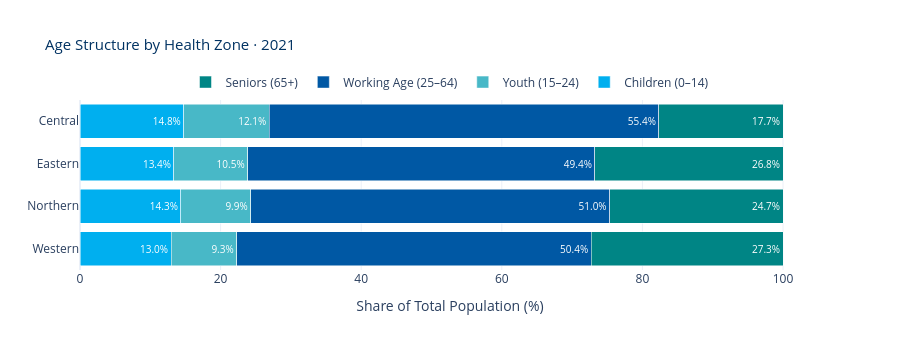

Source (notebook cell):
### Markdown cell above
<div style="border-left: 4px solid #008585; padding: 10px 15px; margin: 10px 0; background-color: rgba(0,88,164,0.05); border-radius: 4px;">

**📊 Age Structure Comparison — The Big Picture**

This chart groups all 21 age bands into just **4 broad categories** and shows each zone's mix as a stacked bar:

| Category | Ages | What it represents |
|---|---|---|
| **Children (0–14)** | 0–14 | Future workforce, school demand |
| **Youth (15–24)** | 15–24 | Education, entry-level employment |
| **Working Age (25–64)** | 25–64 | Tax base, economic productivity |
| **Seniors (65+)** | 65+ | Healthcare demand, pension draw |

**What to look for:**
- Which zone has the **highest seniors share**? That zone faces the greatest healthcare burden.
- Which zone has the **biggest working-age share**? That's the economic engine.
- Are children a **smaller** slice than seniors? If yes, the population is aging — fewer young people entering the workforce than old people leaving it.

Hover over any segment to see the exact percentage.

</div>

### Code cell
# ══════════════════════════════════════════════════════════════════════════════
# INTERACTIVE AGE STRUCTURE — Plotly stacked bars
# ══════════════════════════════════════════════════════════════════════════════

def broad_band(mid):
    if mid < 15:   return 'Children (0–14)'
    elif mid < 25: return 'Youth (15–24)'
    elif mid < 65: return 'Working Age (25–64)'
    else:          return 'Seniors (65+)'

df['BroadBand'] = df['AgeMid'].apply(broad_band)
broad_order = ['Children (0–14)', 'Youth (15–24)', 'Working Age (25–64)', 'Seniors (65+)']
broad_colors_map = {
    'Children (0–14)': NS['sky_blue'],
    'Youth (15–24)': NS['sea_green'],
    'Working Age (25–64)': NS['scotia_blue'],
    'Seniors (65+)': NS['island_teal'],
}

pct = df.groupby(['Health Zone Name', 'BroadBand'])['Total'].sum().unstack(fill_value=0)[broad_order]
pct_norm = pct.div(pct.sum(axis=1), axis=0) * 100

fig = go.Figure()
for band in broad_order:
    fig.add_trace(go.Bar(
        y=zones, x=pct_norm.reindex(zones)[band],
        name=band, orientation='h',
        marker_color=broad_colors_map[band],
        text=pct_norm.reindex(zones)[band].apply(lambda v: f'{v:.1f}%'),
        textposition='inside', textfont=dict(size=10, color='white'),
    ))

fig.update_layout(
    barmode='stack',
    title=dict(text='Age Structure by Health Zone · 2021', font=dict(size=15, color=NS['deep_blue'])),
    xaxis_title='Share of Total Population (%)',
    template='plotly_white', height=350,
    legend=dict(orientation='h', yanchor='bottom', y=1.02, xanchor='center', x=0.5),
)
fig.show()

### Figure 1 — Plotly figure (JSON) as saved in the notebook; plotly's stock layout.template omitted (floating-point values rounded to 4 significant figures)
{"data": [{"marker": {"color": "#00AFEF"}, "name": "Children (0–14)", "orientation": "h", "text": ["13.0%", "14.3%", "13.4%", "14.8%"], "textfont": {"color": "white", "size": 10}, "textposition": "inside", "type": "bar", "x": [12.95, 14.35, 13.37, 14.77], "y": ["Western", "Northern", "Eastern", "Central"]}, {"marker": {"color": "#48B8C7"}, "name": "Youth (15–24)", "orientation": "h", "text": ["9.3%", "9.9%", "10.5%", "12.1%"], "textfont": {"color": "white", "size": 10}, "textposition": "inside", "type": "bar", "x": [9.34, 9.941, 10.48, 12.14], "y": ["Western", "Northern", "Eastern", "Central"]}, {"marker": {"color": "#0058A4"}, "name": "Working Age (25–64)", "orientation": "h", "text": ["50.4%", "51.0%", "49.4%", "55.4%"], "textfont": {"color": "white", "size": 10}, "textposition": "inside", "type": "bar", "x": [50.42, 51.04, 49.39, 55.43], "y": ["Western", "Northern", "Eastern", "Central"]}, {"marker": {"color": "#008585"}, "name": "Seniors (65+)", "orientation": "h", "text": ["27.3%", "24.7%", "26.8%", "17.7%"], "textfont": {"color": "white", "size": 10}, "textposition": "inside", "type": "bar", "x": [27.29, 24.67, 26.76, 17.65], "y": ["Western", "Northern", "Eastern", "Central"]}], "layout": {"barmode": "stack", "height": 350, "legend": {"orientation": "h", "x": 0.5, "xanchor": "center", "y": 1.02, "yanchor": "bottom"}, "title": {"font": {"color": "#003262", "size": 15}, "text": "Age Structure by Health Zone · 2021"}, "xaxis": {"title": {"text": "Share of Total Population (%)"}}}}
